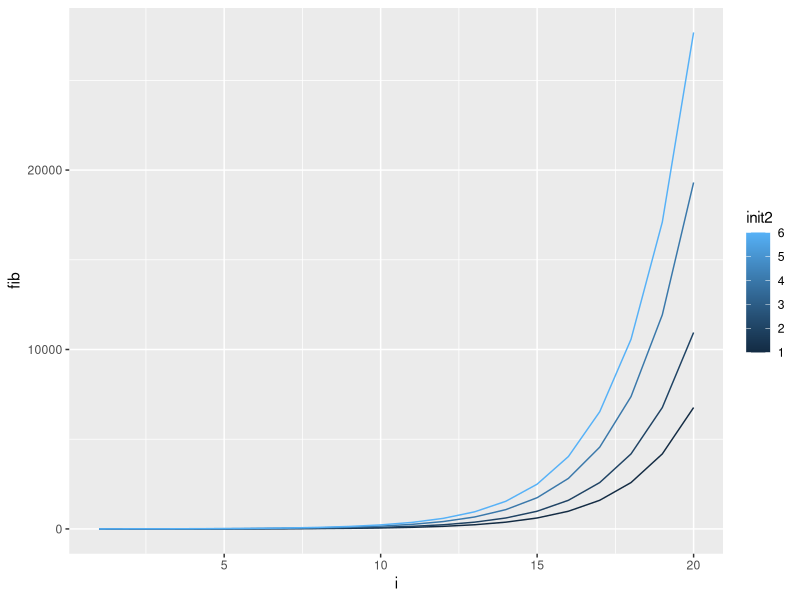

R code for this plot:
## ---- chunk 1
library(tidyverse)
## ---- chunk 2
rbind(
    tibble(init2 = rep(1, 4), fib = c(1, 1, 2, 3), i = 1:4),
    tibble(init2 = rep(4, 4), fib = c(1, 4, 5, 9), i = 1:4)
)
## ---- chunk 3
fib_func <- function(N = 20, init = c(1, 1)) {
    fib <- rep(0, N)
    fib[1:2] <- init
    for (i in 3:N) {
        fib[i] <- sum(fib[(i - 2):(i - 1)])
    }
    return(fib)
}

N <- 20
init2_vals <- c(1, 2, 4, 6)

res <- c()

for (init2 in init2_vals) {
    new_res <- tibble(
        init2 = init2,
        fib = fib_func(init = c(1, init2)),
        i = 1:N
    )
    
    res <- rbind(res, new_res)
}

res %>%
    ggplot(aes(x = i, y = fib, color = init2, group = init2)) +
    geom_line()
